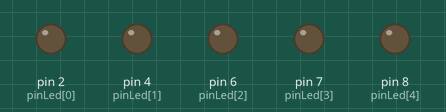
This sketch was run on a simulated Arduino Uno, built with avr-gcc and run on an emulated ATmega328P. On the bench: output pins drawn as LEDs (lit = HIGH).

Above: at 0.18 s.
At 1.9 s:
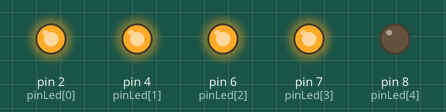
At 4.8 s:
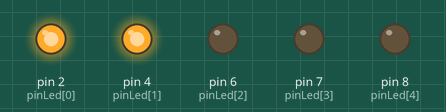
At 7.1 s:
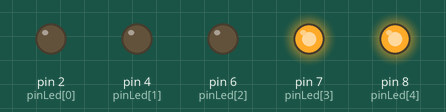
At 9.7 s:
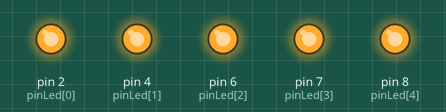
At 13.1 s:
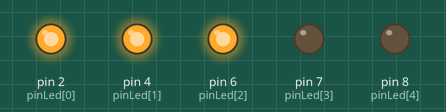
Timing chart, 0 to 15.1 s (numbered marks = the images above):
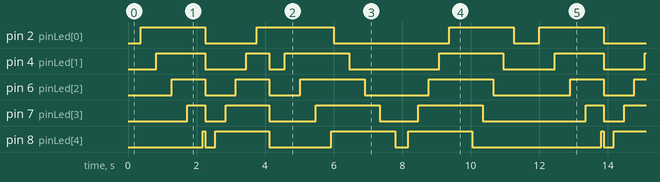

The sketch:

guirlande.ino
```cpp
int guirlande[33][5] = {0,0,0,0,0,
                        1,0,0,0,0,
                        1,1,0,0,0,
                        1,1,1,0,0,
                        1,1,1,1,0,
                        1,1,1,1,1,
                        0,0,0,0,0,
                        0,0,0,0,1,
                        0,0,0,1,1,
                        0,0,1,1,1,
                        0,1,1,1,1,
                        1,1,1,1,1,
                        0,0,0,0,0,
                        1,0,0,0,0,
                        1,1,0,0,0,
                        1,1,1,0,0,
                        1,1,1,1,0,
                        1,1,1,1,1,
                        0,1,1,1,1,
                        0,0,1,1,1,
                        0,0,0,1,1,
                        0,0,0,0,1,
                        0,0,0,0,0,
                        0,0,0,0,1,
                        0,0,0,1,1,
                        0,0,1,1,1,
                        0,1,1,1,1,
                        1,1,1,1,1,
                        1,1,1,1,0,
                        1,1,1,0,0,
                        1,1,0,0,0,
                        1,0,0,0,0,
                        0,0,0,0,0};
int pinLed[5] = {2,4,6,7,8};

void setup() {
  for(int i = 0 ; i < 5 ; i++){
    pinMode(pinLed[i], OUTPUT);
  }

}

void loop() {
  for(int i=0 ; i < 33 ; i++){
    for(int j=0 ; j < 5 ; j++){
      digitalWrite(pinLed[j], guirlande[i][j]);
      if(i == 6 || i == 12){
        delay(0);
      } else {
        delay(75);
      }
    }
  }
}
```

Measured:
- by itself, pin 2 (pinLed[0]): repeats every 11.6 s: LOW 1.5 s, HIGH 2.3 s, LOW 3.4 s, HIGH 1.9 s, LOW 0.75 s, HIGH 1.9 s
- by itself, pin 4 (pinLed[1]): repeats every 11.6 s: LOW 1.2 s, HIGH 0.68 s, LOW 0.45 s, HIGH 1.9 s, LOW 2.6 s, HIGH 1.9 s, LOW 1.5 s, HIGH 1.4 s
- by itself, pin 6 (pinLed[2]): repeats every 11.6 s: LOW 0.90 s, HIGH 0.98 s, LOW 0.90 s, HIGH 1.9 s, LOW 1.9 s, HIGH 1.9 s, LOW 2.3 s, HIGH 0.98 s
- by itself, pin 7 (pinLed[3]): repeats every 11.6 s: LOW 0.60 s, HIGH 1.3 s, LOW 1.4 s, HIGH 1.9 s, LOW 1.1 s, HIGH 1.9 s, LOW 3.0 s, HIGH 0.53 s
- by itself, pin 8 (pinLed[4]): repeats every 11.6 s: LOW 0.30 s, HIGH 1.6 s, LOW 1.8 s, HIGH 1.9 s, LOW 0.38 s, HIGH 1.9 s, LOW 3.8 s, HIGH 0.08 s
